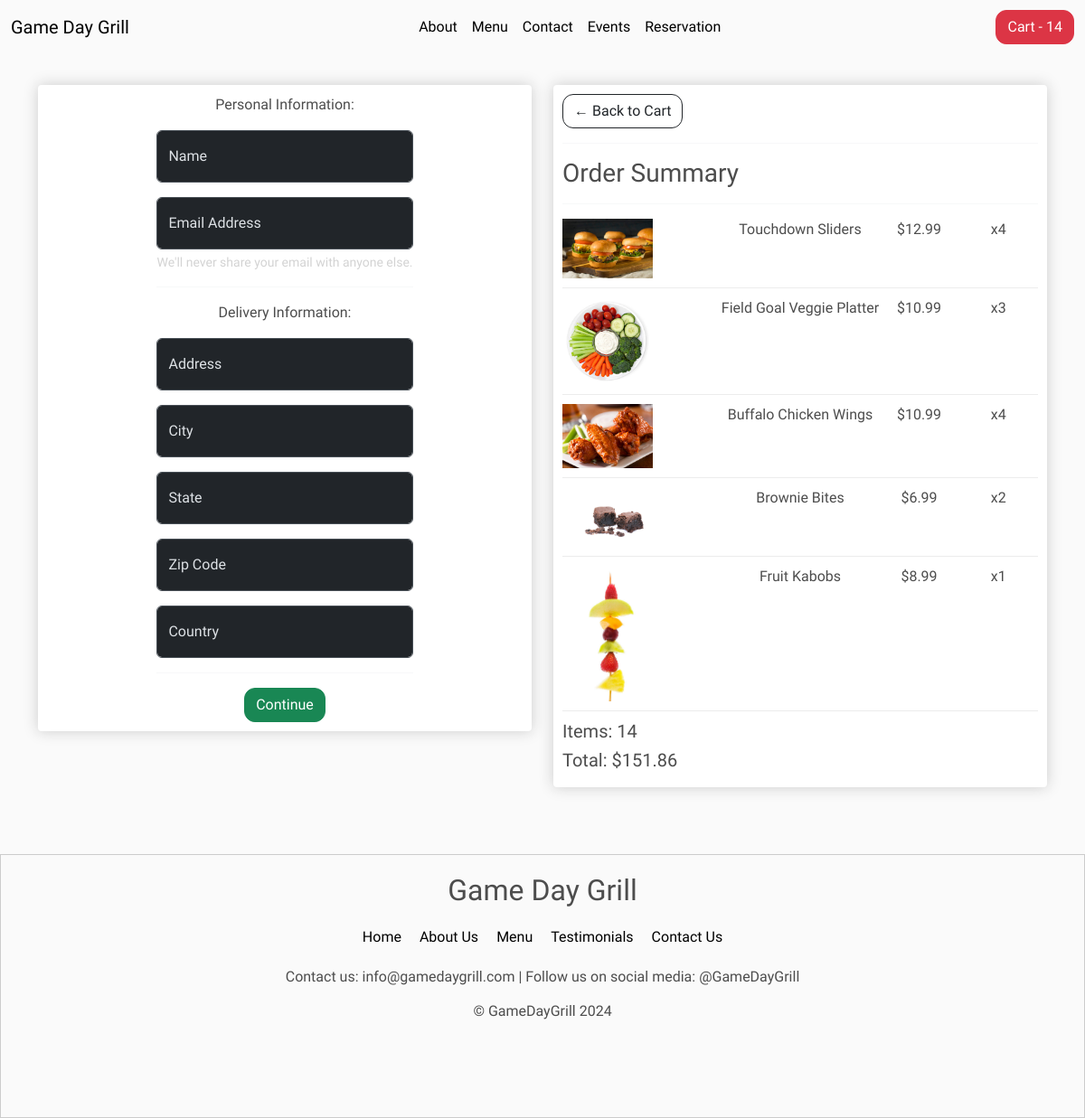
/checkout/ (signed in), run on an earlier commit of the app's database.
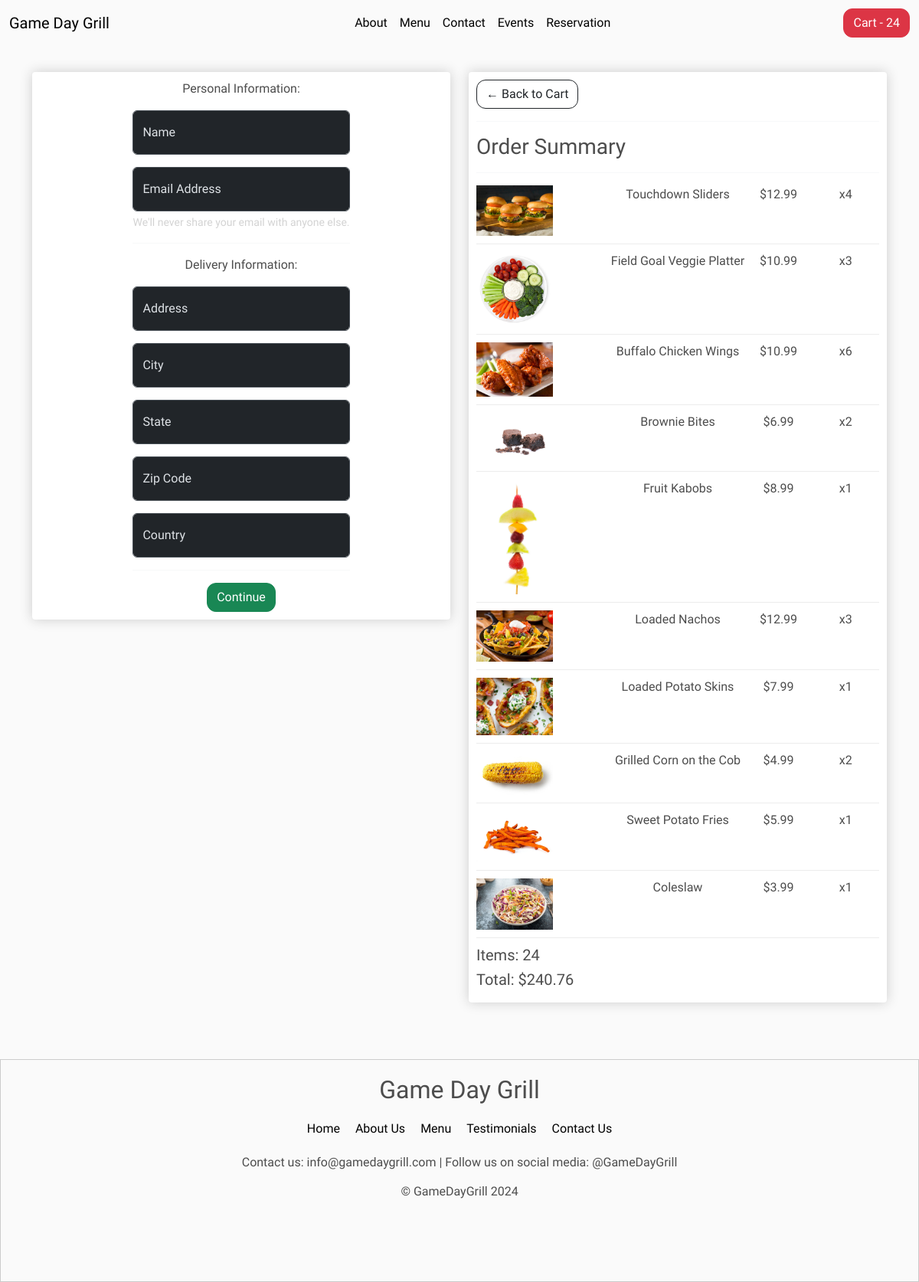
And on a later commit of the database.
### store/models.py (models this page shows, shortened)
class OrderItem(models.Model):
    product = models.ForeignKey(Product, on_delete=models.SET_NULL, blank=True, null=True)
    order = models.ForeignKey(Order, on_delete=models.SET_NULL, null=True)
    quantity = models.IntegerField(default=0, null=True, blank=True)
    date_added = models.DateTimeField(auto_now_add=True)
    @property
    def get_total(self):
        total = self.product.price * self.quantity
        return total

class Product(models.Model):
    name = models.CharField(max_length=100, null=True)
    price = models.DecimalField(max_digits=7, decimal_places=2)
    type = models.CharField(max_length=2, choices=PRODUCT_TYPES, null=True)
    image = models.ImageField(null=True, blank=True)
    description = models.CharField(max_length=1000, null=True, blank=True)
    vegetarian = models.BooleanField(default=False)
    @property
    def imageURL(self):
        try:
            url = self.image.url
        except:
            url = ''
        return url

class Order(models.Model):
    customer = models.ForeignKey(Customer, on_delete=models.SET_NULL, blank=True, null=True)
    date_ordered = models.DateTimeField(auto_now_add=True)
    complete = models.BooleanField(default=False)
    transaction_id = models.CharField(max_length=100, null=True)
    @property
    def shipping(self):
        shipping = False
        orderitems = self.orderitem_set.all()
        for order in orderitems:
            shipping = True
        return shipping
    @property
    def get_cart_total(self):
        orderitems = self.orderitem_set.all()
        total = sum([item.get_total for item in orderitems])
        return total
    @property
    def get_cart_items(self):
        orderitems = self.orderitem_set.all()
        total = sum([item.quantity for item in orderitems])
        return total

### store/views.py (the view)
# urls.py: path('checkout/', views.checkout, name='checkout'),
def checkout(request):
    data = cartData(request)
    cartItems = data['cartItems']
    order = data['order']
    items = data['items']
    context = {'items': items, 'order': order, 'cartItems': cartItems}
    return render(request, 'store/checkout.html', context)

### store/utils.py (called while the page is built)
def cartData(request):
    if request.user.is_authenticated:
        customer = request.user.customer
        order, created = Order.objects.get_or_create(customer=customer, complete=False)
        items = order.orderitem_set.all()
        cartItems = order.get_cart_items
    else:
        cookieData = cookieCart(request)
        cartItems = cookieData['cartItems']
        order = cookieData['order']
        items = cookieData['items']
    return {'cartItems':cartItems, 'order':order, 'items':items}

### store/templates/store/checkout.html (shortened to what this page needs)
{% extends 'store/main.html' %}
{% load static %}
{% block center %}
     <div class="row">
		<div class="col-lg-6">
			<div class="box-element" id="form-wrapper">
				<form id="form" class="needs-validation">
					<p>Personal Information:</p>
					<div class="form-floating mb-3">
						<input type="text" class="form-control" id="floatingInput" placeholder="#" required>
						<label for="floatingInput">Name</label>
					</div>
					<div class="form-floating mb-3">
						<input type="email" class="form-control" id="floatingEmail" aria-describedby="emailHelp" placeholder="#" required>
						<div id="emailHelp" class="form-text" style="color: lightgray;">We'll never share your email with anyone else.</div>
						<label for="floatingEmail">Email Address</label>
					</div>
					<hr>
					<p>Delivery Information:</p>
					<div class="form-floating mb-3">
						<input type="text" class="form-control" id="floatingAddress" placeholder="#" required>
						<label for="floatingAddress">Address</label>
					</div>
					<div class="form-floating mb-3">
						<input type="text" class="form-control" id="floatingCity" placeholder="#" required>
						<label for="floatingCity">City</label>
					</div>
					<div class="form-floating mb-3">
						<input type="text" class="form-control" id="floatingState" placeholder="#" required>
						<label for="floatingState">State</label>
					</div>
					<div class="form-floating mb-3">
						<input type="text" class="form-control" id="floatingZipcode" placeholder="#" required>
						<label for="floatingZipcode">Zip Code</label>
					</div>
					<div class="form-floating mb-3">
						<input type="text" class="form-control" id="floatingCountry" placeholder="#" required>
						<label for="floatingCountry">Country</label>
					</div>
					<hr>
					<input id="form-button" class="btn btn-success btn-block" type="submit" value="Continue">
				</form>
			</div>
			<br>
		</div>
		<div class="col-lg-6">
			<div class="box-element">
				<a  class="btn btn-outline-dark" href="{% url 'cart' %}">&#x2190; Back to Cart</a>
				<hr>
				<h3>Order Summary</h3>
				<hr>
				{% for item in items %}
					<div class="cart-row">
						<div style="flex:2"><img class="row-image" src="{{ item.product.imageURL }}"></div>
						<div style="flex:2"><p>{{ item.product.name }}</p></div>
						<div style="flex:1"><p>${{ item.product.price|floatformat:2 }}</p></div>
						<div style="flex:1"><p>x{{ item.quantity }}</p></div>
					</div>
				{% endfor %}
				<h5>Items: {{ order.get_cart_items }}</h5>
				<h5>Total: ${{ order.get_cart_total|floatformat:2 }}</h5>
			</div>
		</div>
	</div>
{% endblock center %}

What changed in the data, as far as the page shows it:
changed OrderItem "Buffalo Chicken Wings": quantity "4" → "6"
added OrderItem: product.imageURL (picture), product.name "Loaded Nachos", product.price "12.99", quantity "3"
added OrderItem: product.imageURL (picture), product.name "Loaded Potato Skins", product.price "7.99", quantity "1"
added OrderItem: product.imageURL (picture), product.name "Grilled Corn on the Cob", product.price "4.99", quantity "2"
added OrderItem: product.imageURL (picture), product.name "Sweet Potato Fries", product.price "5.99", quantity "1"
added OrderItem: product.imageURL (picture), product.name "Coleslaw", product.price "3.99", quantity "1"
changed through a linked row, Order: get_cart_items "14" → "24"; get_cart_total "151.86" → "240.76"
Also different on the page:
{{ cartItems }}: "14" → "24"
